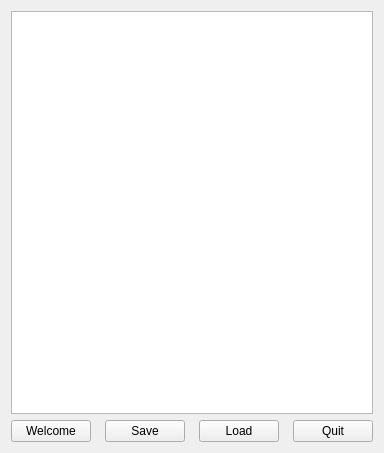
<?xml version="1.0" encoding="UTF-8"?>
<ui version="4.0">
 <class>MainWindow</class>
 <widget class="QWidget" name="MainWindow">
  <property name="geometry">
   <rect>
    <x>0</x>
    <y>0</y>
    <width>364</width>
    <height>453</height>
   </rect>
  </property>
  <property name="sizePolicy">
   <sizepolicy hsizetype="Fixed" vsizetype="Fixed">
    <horstretch>0</horstretch>
    <verstretch>0</verstretch>
   </sizepolicy>
  </property>
  <property name="windowTitle">
   <string>Form</string>
  </property>
  <layout class="QHBoxLayout" name="horizontalLayout_2">
   <item>
    <layout class="QVBoxLayout" name="verticalLayout">
     <item>
      <widget class="QTextBrowser" name="consoleTextBrowser">
       <property name="sizePolicy">
        <sizepolicy hsizetype="Expanding" vsizetype="Expanding">
         <horstretch>0</horstretch>
         <verstretch>50</verstretch>
        </sizepolicy>
       </property>
      </widget>
     </item>
     <item>
      <layout class="QHBoxLayout" name="horizontalLayout">
       <property name="spacing">
        <number>14</number>
       </property>
       <item>
        <widget class="QPushButton" name="welcomeButton">
         <property name="text">
          <string>Welcome</string>
         </property>
        </widget>
       </item>
       <item>
        <widget class="QPushButton" name="saveButton">
         <property name="text">
          <string>Save</string>
         </property>
        </widget>
       </item>
       <item>
        <widget class="QPushButton" name="loadButton">
         <property name="text">
          <string>Load</string>
         </property>
        </widget>
       </item>
       <item>
        <widget class="QPushButton" name="quitButton">
         <property name="text">
          <string>Quit</string>
         </property>
        </widget>
       </item>
      </layout>
     </item>
    </layout>
   </item>
  </layout>
 </widget>
 <resources/>
 <connections>
  <connection>
   <sender>quitButton</sender>
   <signal>clicked()</signal>
   <receiver>consoleTextBrowser</receiver>
   <slot>zoomIn()</slot>
   <hints>
    <hint type="sourcelabel">
     <x>327</x>
     <y>273</y>
    </hint>
    <hint type="destinationlabel">
     <x>303</x>
     <y>201</y>
    </hint>
   </hints>
  </connection>
 </connections>
</ui>
